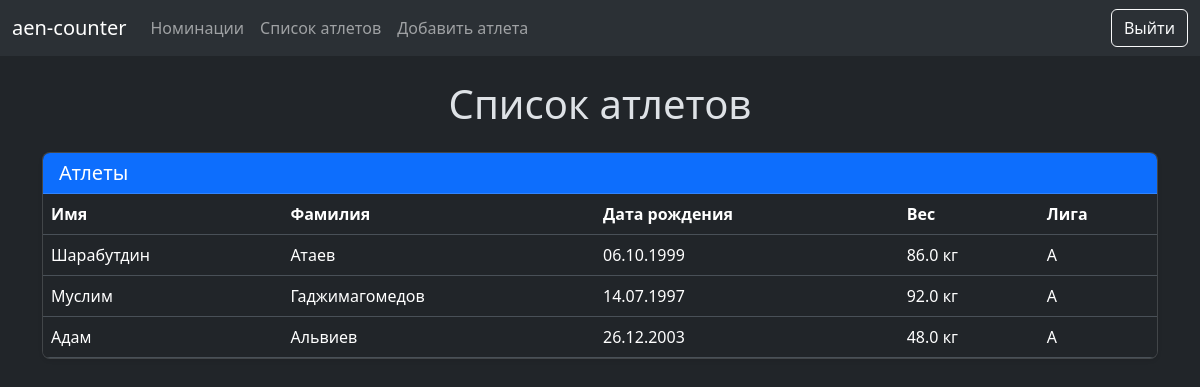
The page /athlets (signed in) on the database its author committed.
### data/athletes.py (models this page shows)
class Athlete(SqlAlchemyBase):
    __tablename__ = 'athletes'
    id = sa.Column(sa.Integer, primary_key=True, autoincrement=True)
    name = sa.Column(sa.String, nullable=False)
    surname = sa.Column(sa.String, nullable=False)
    birth_date = sa.Column(sa.Date, nullable=False)
    weight = sa.Column(sa.Float)
    league = sa.Column(sa.Integer)

### main.py (the view)
@app.route('/athlets', methods=['GET', 'POST'])
def athlets():
    db_sess = db_session.create_session()
    athletes = db_sess.query(Athlete).all()
    return render_template('list_athlets.html', athletes=athletes, title='Атлеты')

### data/db_session.py (called while the page is built)
def create_session() -> Session:
    global __factory
    return __factory()

### main.py (called while the page is built)
@login_manager.user_loader
def load_user(user_id):
    db_sess = db_session.create_session()
    return db_sess.query(User).get(user_id)

### templates/list_athlets.html (shortened to what this page needs)
{% extends "base.html" %}
{% block content %}
<div class="container mt-4">
    <h1 class="text-center mb-4">Список атлетов</h1>
    <div class="card shadow-sm">
        <div class="card-header bg-primary text-white">
            <h5 class="mb-0">Атлеты</h5>
        </div>
        <div class="table-responsive">
            <table class="table table-hover mb-0">
                <thead class="thead-light">
                    <tr>
                        <th scope="col" class="text-nowrap">Имя</th>
                        <th scope="col" class="text-nowrap">Фамилия</th>
                        <th scope="col" class="text-nowrap">Дата рождения</th>
                        <th scope="col" class="text-nowrap">Вес</th>
                        <th scope="col" class="text-nowrap">Лига</th>
                    </tr>
                </thead>
                <tbody>
                    {% for athlete in athletes %}
                    <tr>
                        <td>{{ athlete.name }}</td>
                        <td>{{ athlete.surname }}</td>
                        <td>{{ athlete.birth_date.strftime('%d.%m.%Y') }}</td>
                        <td>{{ athlete.weight }} кг</td>
                        <td>
                            <span>
                                {% if athlete.league == 0 %}А
                                {% elif athlete.league == 1 %}Б
                                {% elif athlete.league == 2 %}C
                                {% elif athlete.league == 3 %}О
                                {% endif %}
                            </span>
                        </td>
                    </tr>
                    {% endfor %}
                </tbody>
            </table>
        </div>
    </div>
</div>
{% endblock %}

### templates/list_athlets.html (style rules this page uses)
.table th { font-weight: 600; }
.table td, .table th { vertical-align: middle; }
.card { border-radius: 0.5rem; overflow: hidden; }

### rows shown on the page
Athlete: name "Шарабутдин", surname "Атаев", birth_date "06.10.1999", weight "86.0", league "А"
Athlete: name "Муслим", surname "Гаджимагомедов", birth_date "14.07.1997", weight "92.0", league "А"
Athlete: name "Адам", surname "Альвиев", birth_date "26.12.2003", weight "48.0", league "А"
